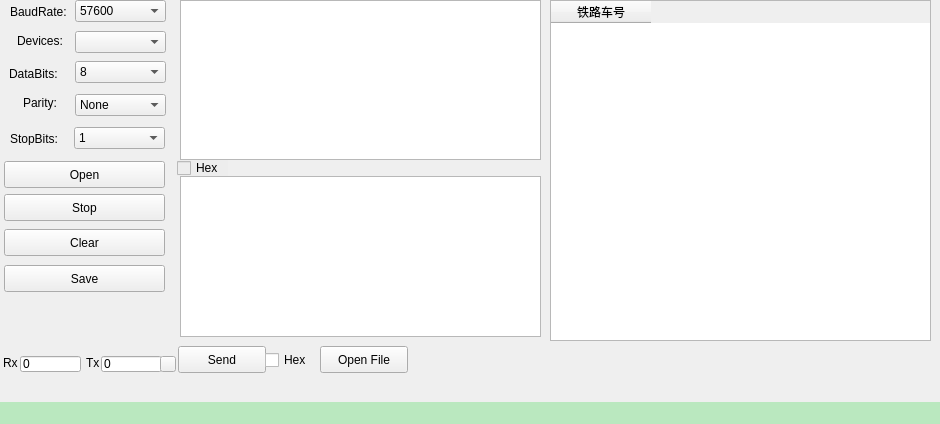
<?xml version="1.0" encoding="UTF-8"?>
<ui version="4.0">
 <class>MainWindow</class>
 <widget class="QMainWindow" name="MainWindow">
  <property name="windowModality">
   <enum>Qt::NonModal</enum>
  </property>
  <property name="geometry">
   <rect>
    <x>0</x>
    <y>0</y>
    <width>940</width>
    <height>424</height>
   </rect>
  </property>
  <property name="windowTitle">
   <string>Serial Assistant</string>
  </property>
  <property name="windowIcon">
   <iconset>
    <normaloff>serial1.ico</normaloff>serial1.ico</iconset>
  </property>
  <property name="locale">
   <locale language="Chinese" country="China"/>
  </property>
  <property name="toolButtonStyle">
   <enum>Qt::ToolButtonIconOnly</enum>
  </property>
  <property name="animated">
   <bool>true</bool>
  </property>
  <property name="documentMode">
   <bool>false</bool>
  </property>
  <property name="tabShape">
   <enum>QTabWidget::Rounded</enum>
  </property>
  <property name="dockNestingEnabled">
   <bool>false</bool>
  </property>
  <property name="unifiedTitleAndToolBarOnMac">
   <bool>false</bool>
  </property>
  <widget class="QWidget" name="centralWidget">
   <widget class="QLabel" name="label">
    <property name="geometry">
     <rect>
      <x>10</x>
      <y>5</y>
      <width>63</width>
      <height>13</height>
     </rect>
    </property>
    <property name="text">
     <string>BaudRate:</string>
    </property>
   </widget>
   <widget class="QLabel" name="label_2">
    <property name="geometry">
     <rect>
      <x>9</x>
      <y>67</y>
      <width>63</width>
      <height>13</height>
     </rect>
    </property>
    <property name="text">
     <string>DataBits:</string>
    </property>
   </widget>
   <widget class="QLabel" name="label_3">
    <property name="geometry">
     <rect>
      <x>23</x>
      <y>95</y>
      <width>51</width>
      <height>16</height>
     </rect>
    </property>
    <property name="text">
     <string>Parity:</string>
    </property>
   </widget>
   <widget class="QLabel" name="label_4">
    <property name="geometry">
     <rect>
      <x>10</x>
      <y>132</y>
      <width>63</width>
      <height>13</height>
     </rect>
    </property>
    <property name="text">
     <string>StopBits:</string>
    </property>
   </widget>
   <widget class="QLabel" name="label_5">
    <property name="geometry">
     <rect>
      <x>17</x>
      <y>33</y>
      <width>60</width>
      <height>16</height>
     </rect>
    </property>
    <property name="text">
     <string>Devices:</string>
    </property>
   </widget>
   <widget class="QComboBox" name="cB_BaudRate">
    <property name="geometry">
     <rect>
      <x>75</x>
      <y>0</y>
      <width>91</width>
      <height>22</height>
     </rect>
    </property>
    <property name="currentText">
     <string>57600</string>
    </property>
    <property name="currentIndex">
     <number>8</number>
    </property>
    <item>
     <property name="text">
      <string>300</string>
     </property>
    </item>
    <item>
     <property name="text">
      <string>600</string>
     </property>
    </item>
    <item>
     <property name="text">
      <string>1200</string>
     </property>
    </item>
    <item>
     <property name="text">
      <string>2400</string>
     </property>
    </item>
    <item>
     <property name="text">
      <string>4800</string>
     </property>
    </item>
    <item>
     <property name="text">
      <string>9600</string>
     </property>
    </item>
    <item>
     <property name="text">
      <string>19200</string>
     </property>
    </item>
    <item>
     <property name="text">
      <string>38400</string>
     </property>
    </item>
    <item>
     <property name="text">
      <string>57600</string>
     </property>
    </item>
    <item>
     <property name="text">
      <string>115200</string>
     </property>
    </item>
    <item>
     <property name="text">
      <string>230400</string>
     </property>
    </item>
    <item>
     <property name="text">
      <string>460800</string>
     </property>
    </item>
    <item>
     <property name="text">
      <string>921600</string>
     </property>
    </item>
    <item>
     <property name="text">
      <string>2000000</string>
     </property>
    </item>
    <item>
     <property name="text">
      <string>3000000</string>
     </property>
    </item>
    <item>
     <property name="text">
      <string>4000000</string>
     </property>
    </item>
   </widget>
   <widget class="QComboBox" name="cB_Devices">
    <property name="geometry">
     <rect>
      <x>75</x>
      <y>31</y>
      <width>91</width>
      <height>22</height>
     </rect>
    </property>
   </widget>
   <widget class="QComboBox" name="cB_DataBits">
    <property name="geometry">
     <rect>
      <x>75</x>
      <y>61</y>
      <width>91</width>
      <height>22</height>
     </rect>
    </property>
    <item>
     <property name="text">
      <string>8</string>
     </property>
    </item>
    <item>
     <property name="text">
      <string>7</string>
     </property>
    </item>
    <item>
     <property name="text">
      <string>6</string>
     </property>
    </item>
    <item>
     <property name="text">
      <string>5</string>
     </property>
    </item>
   </widget>
   <widget class="QComboBox" name="cB_Parity">
    <property name="geometry">
     <rect>
      <x>75</x>
      <y>94</y>
      <width>91</width>
      <height>22</height>
     </rect>
    </property>
    <item>
     <property name="text">
      <string>None</string>
     </property>
    </item>
    <item>
     <property name="text">
      <string>Even</string>
     </property>
    </item>
    <item>
     <property name="text">
      <string>Odd</string>
     </property>
    </item>
    <item>
     <property name="text">
      <string>Space</string>
     </property>
    </item>
    <item>
     <property name="text">
      <string>Mark</string>
     </property>
    </item>
   </widget>
   <widget class="QComboBox" name="cB_StopBits">
    <property name="geometry">
     <rect>
      <x>74</x>
      <y>127</y>
      <width>91</width>
      <height>22</height>
     </rect>
    </property>
    <item>
     <property name="text">
      <string>1</string>
     </property>
    </item>
    <item>
     <property name="text">
      <string>2</string>
     </property>
    </item>
   </widget>
   <widget class="QTextEdit" name="tE_RecData">
    <property name="geometry">
     <rect>
      <x>180</x>
      <y>0</y>
      <width>361</width>
      <height>160</height>
     </rect>
    </property>
    <property name="mouseTracking">
     <bool>false</bool>
    </property>
    <property name="readOnly">
     <bool>true</bool>
    </property>
    <property name="placeholderText">
     <string/>
    </property>
   </widget>
   <widget class="QTextEdit" name="tE_SendData">
    <property name="geometry">
     <rect>
      <x>180</x>
      <y>176</y>
      <width>361</width>
      <height>161</height>
     </rect>
    </property>
   </widget>
   <widget class="QPushButton" name="pB_Send">
    <property name="geometry">
     <rect>
      <x>178</x>
      <y>346</y>
      <width>88</width>
      <height>27</height>
     </rect>
    </property>
    <property name="text">
     <string>Send</string>
    </property>
   </widget>
   <widget class="QPushButton" name="pB_Open">
    <property name="geometry">
     <rect>
      <x>4</x>
      <y>161</y>
      <width>161</width>
      <height>27</height>
     </rect>
    </property>
    <property name="text">
     <string>Open</string>
    </property>
   </widget>
   <widget class="QPushButton" name="pB_Clear">
    <property name="geometry">
     <rect>
      <x>4</x>
      <y>229</y>
      <width>161</width>
      <height>27</height>
     </rect>
    </property>
    <property name="text">
     <string>Clear</string>
    </property>
   </widget>
   <widget class="QPushButton" name="pB_Save">
    <property name="geometry">
     <rect>
      <x>4</x>
      <y>265</y>
      <width>161</width>
      <height>27</height>
     </rect>
    </property>
    <property name="text">
     <string>Save</string>
    </property>
   </widget>
   <widget class="QPushButton" name="pB_OpenFile">
    <property name="geometry">
     <rect>
      <x>320</x>
      <y>346</y>
      <width>88</width>
      <height>27</height>
     </rect>
    </property>
    <property name="text">
     <string>Open File</string>
    </property>
   </widget>
   <widget class="QCheckBox" name="checkBox_Send">
    <property name="enabled">
     <bool>true</bool>
    </property>
    <property name="geometry">
     <rect>
      <x>265</x>
      <y>350</y>
      <width>50</width>
      <height>20</height>
     </rect>
    </property>
    <property name="text">
     <string>Hex</string>
    </property>
    <property name="checkable">
     <bool>true</bool>
    </property>
    <property name="checked">
     <bool>false</bool>
    </property>
   </widget>
   <widget class="QCheckBox" name="checkBox_Rec">
    <property name="geometry">
     <rect>
      <x>177</x>
      <y>160</y>
      <width>51</width>
      <height>16</height>
     </rect>
    </property>
    <property name="focusPolicy">
     <enum>Qt::StrongFocus</enum>
    </property>
    <property name="toolTipDuration">
     <number>-1</number>
    </property>
    <property name="styleSheet">
     <string notr="true">background-color:rgb(237, 237, 237)</string>
    </property>
    <property name="text">
     <string>Hex</string>
    </property>
    <property name="checked">
     <bool>false</bool>
    </property>
   </widget>
   <widget class="QLabel" name="label_6">
    <property name="geometry">
     <rect>
      <x>3</x>
      <y>355</y>
      <width>21</width>
      <height>16</height>
     </rect>
    </property>
    <property name="text">
     <string>Rx</string>
    </property>
   </widget>
   <widget class="QLabel" name="label_7">
    <property name="geometry">
     <rect>
      <x>86</x>
      <y>355</y>
      <width>21</width>
      <height>16</height>
     </rect>
    </property>
    <property name="text">
     <string>Tx</string>
    </property>
   </widget>
   <widget class="QLineEdit" name="lE_RxNumber">
    <property name="geometry">
     <rect>
      <x>20</x>
      <y>356</y>
      <width>61</width>
      <height>16</height>
     </rect>
    </property>
    <property name="text">
     <string>0</string>
    </property>
   </widget>
   <widget class="QLineEdit" name="lE_TxNumber">
    <property name="geometry">
     <rect>
      <x>101</x>
      <y>356</y>
      <width>61</width>
      <height>16</height>
     </rect>
    </property>
    <property name="text">
     <string>0</string>
    </property>
   </widget>
   <widget class="QPushButton" name="pB_RTClear">
    <property name="geometry">
     <rect>
      <x>160</x>
      <y>356</y>
      <width>16</width>
      <height>16</height>
     </rect>
    </property>
    <property name="text">
     <string/>
    </property>
    <property name="icon">
     <iconset>
      <normaloff>../../../../../../usr/share/icons/default.kde4/16x16/actions/edit-delete.png</normaloff>../../../../../../usr/share/icons/default.kde4/16x16/actions/edit-delete.png</iconset>
    </property>
   </widget>
   <widget class="QPushButton" name="pB_Stop">
    <property name="geometry">
     <rect>
      <x>4</x>
      <y>194</y>
      <width>161</width>
      <height>27</height>
     </rect>
    </property>
    <property name="text">
     <string>Stop</string>
    </property>
   </widget>
   <widget class="QTableWidget" name="tableWidget">
    <property name="geometry">
     <rect>
      <x>550</x>
      <y>0</y>
      <width>381</width>
      <height>341</height>
     </rect>
    </property>
    <property name="maximumSize">
     <size>
      <width>381</width>
      <height>341</height>
     </size>
    </property>
    <column>
     <property name="text">
      <string>铁路车号</string>
     </property>
    </column>
   </widget>
  </widget>
  <widget class="QMenuBar" name="menuBar">
   <property name="geometry">
    <rect>
     <x>0</x>
     <y>0</y>
     <width>940</width>
     <height>22</height>
    </rect>
   </property>
  </widget>
  <widget class="QStatusBar" name="statusBar">
   <property name="enabled">
    <bool>true</bool>
   </property>
   <property name="contextMenuPolicy">
    <enum>Qt::DefaultContextMenu</enum>
   </property>
   <property name="acceptDrops">
    <bool>false</bool>
   </property>
   <property name="autoFillBackground">
    <bool>false</bool>
   </property>
   <property name="styleSheet">
    <string notr="true">background-color: rgb(186, 232, 191);</string>
   </property>
   <property name="inputMethodHints">
    <set>Qt::ImhNone</set>
   </property>
   <property name="sizeGripEnabled">
    <bool>true</bool>
   </property>
  </widget>
 </widget>
 <layoutdefault spacing="6" margin="11"/>
 <resources/>
 <connections/>
</ui>
